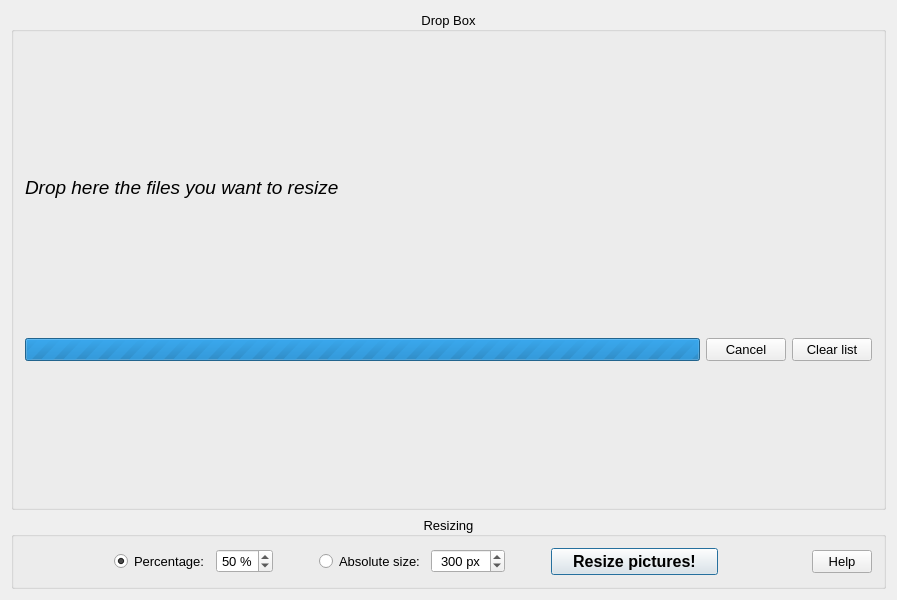
<?xml version="1.0" encoding="UTF-8"?>
<ui version="4.0">
 <class>MainWindow</class>
 <widget class="QMainWindow" name="MainWindow">
  <property name="geometry">
   <rect>
    <x>0</x>
    <y>0</y>
    <width>897</width>
    <height>600</height>
   </rect>
  </property>
  <property name="minimumSize">
   <size>
    <width>800</width>
    <height>600</height>
   </size>
  </property>
  <widget class="QWidget" name="centralWidget">
   <layout class="QVBoxLayout" name="verticalLayout">
    <item>
     <widget class="Dropbox" name="BoxDrop">
      <property name="font">
       <font>
        <pointsize>10</pointsize>
       </font>
      </property>
      <property name="acceptDrops">
       <bool>true</bool>
      </property>
      <property name="title">
       <string>Drop Box</string>
      </property>
      <property name="alignment">
       <set>Qt::AlignmentFlag::AlignCenter</set>
      </property>
      <layout class="QVBoxLayout" name="VLayoutDrop">
       <item>
        <widget class="QLabel" name="LabelDrop">
         <property name="sizePolicy">
          <sizepolicy hsizetype="Fixed" vsizetype="Fixed">
           <horstretch>0</horstretch>
           <verstretch>0</verstretch>
          </sizepolicy>
         </property>
         <property name="font">
          <font>
           <pointsize>14</pointsize>
           <italic>true</italic>
          </font>
         </property>
         <property name="text">
          <string>Drop here the files you want to resize </string>
         </property>
        </widget>
       </item>
       <item>
        <layout class="QHBoxLayout" name="HLayoutProgress">
         <item>
          <widget class="QProgressBar" name="ProgressBar">
           <property name="enabled">
            <bool>true</bool>
           </property>
           <property name="maximum">
            <number>0</number>
           </property>
          </widget>
         </item>
         <item>
          <widget class="QPushButton" name="ButtonCancel">
           <property name="text">
            <string>Cancel</string>
           </property>
          </widget>
         </item>
         <item>
          <widget class="QPushButton" name="ButtonClearList">
           <property name="sizePolicy">
            <sizepolicy hsizetype="Fixed" vsizetype="Fixed">
             <horstretch>0</horstretch>
             <verstretch>0</verstretch>
            </sizepolicy>
           </property>
           <property name="text">
            <string>Clear list</string>
           </property>
          </widget>
         </item>
        </layout>
       </item>
      </layout>
     </widget>
    </item>
    <item>
     <widget class="QGroupBox" name="BoxResizingMethod">
      <property name="sizePolicy">
       <sizepolicy hsizetype="Preferred" vsizetype="Fixed">
        <horstretch>0</horstretch>
        <verstretch>0</verstretch>
       </sizepolicy>
      </property>
      <property name="font">
       <font>
        <pointsize>10</pointsize>
       </font>
      </property>
      <property name="title">
       <string>Resizing</string>
      </property>
      <property name="alignment">
       <set>Qt::AlignmentFlag::AlignCenter</set>
      </property>
      <layout class="QHBoxLayout" name="horizontalLayout_3">
       <item>
        <spacer name="HSpacerResizing2">
         <property name="orientation">
          <enum>Qt::Orientation::Horizontal</enum>
         </property>
         <property name="sizeHint" stdset="0">
          <size>
           <width>109</width>
           <height>20</height>
          </size>
         </property>
        </spacer>
       </item>
       <item>
        <layout class="QHBoxLayout" name="HLayoutPercentage">
         <item>
          <widget class="QRadioButton" name="RadioPercentage">
           <property name="text">
            <string>Percentage:</string>
           </property>
           <property name="checked">
            <bool>true</bool>
           </property>
           <attribute name="buttonGroup">
            <string notr="true">GroupRadio</string>
           </attribute>
          </widget>
         </item>
         <item>
          <widget class="QSpinBox" name="SpinboxPercentage">
           <property name="sizePolicy">
            <sizepolicy hsizetype="Fixed" vsizetype="Fixed">
             <horstretch>0</horstretch>
             <verstretch>0</verstretch>
            </sizepolicy>
           </property>
           <property name="alignment">
            <set>Qt::AlignmentFlag::AlignCenter</set>
           </property>
           <property name="suffix">
            <string> %</string>
           </property>
           <property name="minimum">
            <number>1</number>
           </property>
           <property name="singleStep">
            <number>10</number>
           </property>
           <property name="value">
            <number>50</number>
           </property>
          </widget>
         </item>
        </layout>
       </item>
       <item>
        <spacer name="HSpacerResizing1">
         <property name="orientation">
          <enum>Qt::Orientation::Horizontal</enum>
         </property>
         <property name="sizeType">
          <enum>QSizePolicy::Policy::Fixed</enum>
         </property>
         <property name="sizeHint" stdset="0">
          <size>
           <width>40</width>
           <height>20</height>
          </size>
         </property>
        </spacer>
       </item>
       <item>
        <layout class="QHBoxLayout" name="HLayoutAbsoluteSize">
         <item>
          <widget class="QRadioButton" name="RadioAbsoluteSize">
           <property name="text">
            <string>Absolute size:</string>
           </property>
           <attribute name="buttonGroup">
            <string notr="true">GroupRadio</string>
           </attribute>
          </widget>
         </item>
         <item>
          <widget class="QSpinBox" name="SpinboxAbsoluteSize">
           <property name="sizePolicy">
            <sizepolicy hsizetype="Fixed" vsizetype="Fixed">
             <horstretch>0</horstretch>
             <verstretch>0</verstretch>
            </sizepolicy>
           </property>
           <property name="alignment">
            <set>Qt::AlignmentFlag::AlignCenter</set>
           </property>
           <property name="suffix">
            <string> px</string>
           </property>
           <property name="minimum">
            <number>1</number>
           </property>
           <property name="maximum">
            <number>9999</number>
           </property>
           <property name="singleStep">
            <number>100</number>
           </property>
           <property name="value">
            <number>300</number>
           </property>
          </widget>
         </item>
        </layout>
       </item>
       <item>
        <spacer name="horizontalSpacer">
         <property name="orientation">
          <enum>Qt::Orientation::Horizontal</enum>
         </property>
         <property name="sizeType">
          <enum>QSizePolicy::Policy::Fixed</enum>
         </property>
         <property name="sizeHint" stdset="0">
          <size>
           <width>40</width>
           <height>20</height>
          </size>
         </property>
        </spacer>
       </item>
       <item>
        <widget class="QPushButton" name="ButtonResize">
         <property name="sizePolicy">
          <sizepolicy hsizetype="Fixed" vsizetype="Fixed">
           <horstretch>0</horstretch>
           <verstretch>0</verstretch>
          </sizepolicy>
         </property>
         <property name="font">
          <font>
           <pointsize>12</pointsize>
           <bold>true</bold>
          </font>
         </property>
         <property name="text">
          <string>    Resize pictures!    </string>
         </property>
         <property name="autoDefault">
          <bool>true</bool>
         </property>
         <property name="default">
          <bool>true</bool>
         </property>
        </widget>
       </item>
       <item>
        <spacer name="HSpacerResizing3">
         <property name="orientation">
          <enum>Qt::Orientation::Horizontal</enum>
         </property>
         <property name="sizeHint" stdset="0">
          <size>
           <width>109</width>
           <height>20</height>
          </size>
         </property>
        </spacer>
       </item>
       <item>
        <widget class="QPushButton" name="ButtonHelp">
         <property name="sizePolicy">
          <sizepolicy hsizetype="Preferred" vsizetype="Fixed">
           <horstretch>0</horstretch>
           <verstretch>0</verstretch>
          </sizepolicy>
         </property>
         <property name="minimumSize">
          <size>
           <width>15</width>
           <height>0</height>
          </size>
         </property>
         <property name="text">
          <string>Help</string>
         </property>
        </widget>
       </item>
      </layout>
     </widget>
    </item>
   </layout>
  </widget>
 </widget>
 <layoutdefault spacing="6" margin="11"/>
 <customwidgets>
  <customwidget>
   <class>Dropbox</class>
   <extends>QGroupBox</extends>
   <header>Dropbox.hpp</header>
   <container>1</container>
  </customwidget>
 </customwidgets>
 <resources/>
 <connections/>
 <buttongroups>
  <buttongroup name="GroupRadio"/>
 </buttongroups>
</ui>
